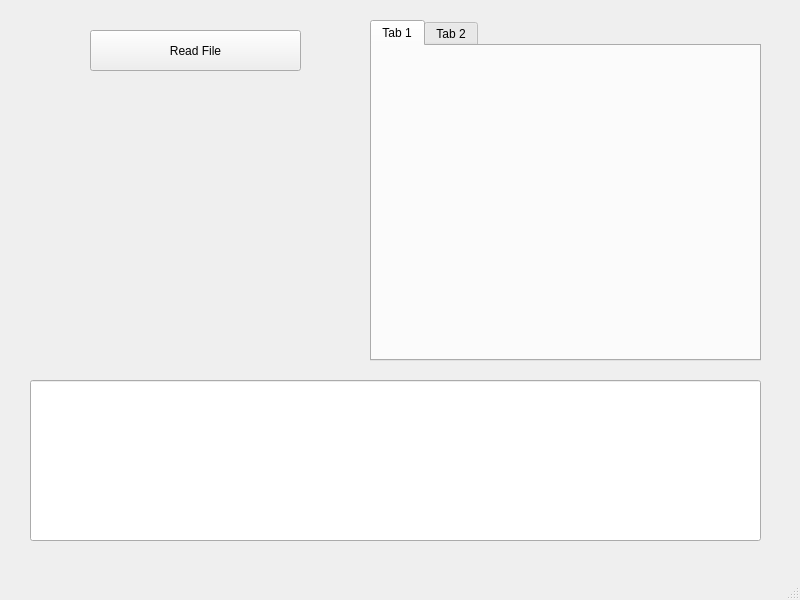
<?xml version="1.0" encoding="UTF-8"?>
<ui version="4.0">
 <class>MainWindow</class>
 <widget class="QMainWindow" name="MainWindow">
  <property name="geometry">
   <rect>
    <x>0</x>
    <y>0</y>
    <width>800</width>
    <height>600</height>
   </rect>
  </property>
  <property name="windowTitle">
   <string>MainWindow</string>
  </property>
  <widget class="QWidget" name="centralwidget">
   <widget class="QTabWidget" name="tabWidget">
    <property name="geometry">
     <rect>
      <x>370</x>
      <y>20</y>
      <width>391</width>
      <height>341</height>
     </rect>
    </property>
    <widget class="QWidget" name="tab">
     <attribute name="title">
      <string>Tab 1</string>
     </attribute>
    </widget>
    <widget class="QWidget" name="tab_2">
     <attribute name="title">
      <string>Tab 2</string>
     </attribute>
    </widget>
   </widget>
   <widget class="QPushButton" name="pushButton">
    <property name="geometry">
     <rect>
      <x>90</x>
      <y>30</y>
      <width>211</width>
      <height>41</height>
     </rect>
    </property>
    <property name="text">
     <string>Read File</string>
    </property>
   </widget>
   <widget class="QLineEdit" name="lineEdit">
    <property name="geometry">
     <rect>
      <x>30</x>
      <y>380</y>
      <width>731</width>
      <height>161</height>
     </rect>
    </property>
   </widget>
  </widget>
  <widget class="QMenuBar" name="menubar">
   <property name="geometry">
    <rect>
     <x>0</x>
     <y>0</y>
     <width>800</width>
     <height>22</height>
    </rect>
   </property>
  </widget>
  <widget class="QStatusBar" name="statusbar"/>
 </widget>
 <resources/>
 <connections/>
</ui>
